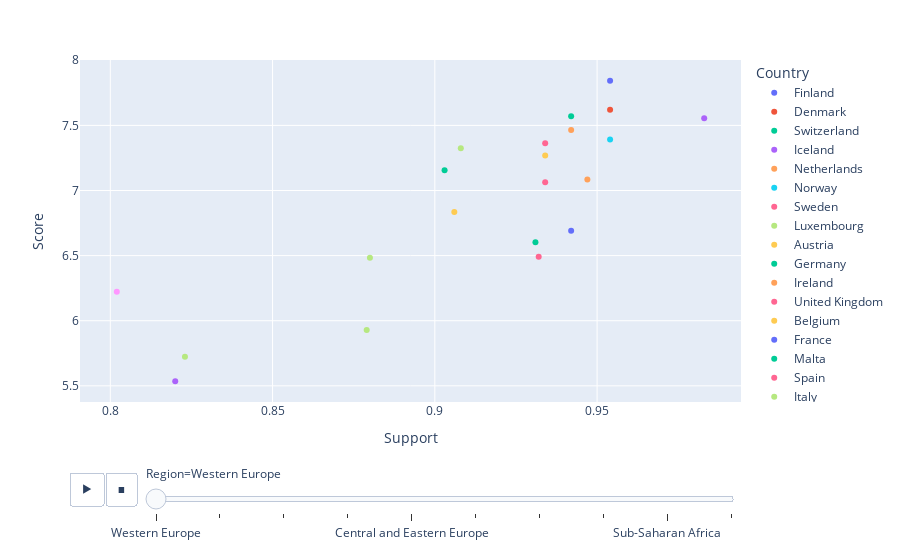

Notebook code for this chart:
### Markdown cell above
### Support vs Score

### Code cell
px.scatter(df, x='Support', y='Score',
           animation_frame='Region',
           animation_group='Country',
           color='Country', hover_name='Country',
           trendline= 'ols')

### Figure 1 — Plotly figure (JSON) as saved in the notebook; plotly's stock layout.template omitted (floating-point values rounded to 4 significant figures)
{"data": [{"hovertemplate": "<b>%{hovertext}</b><br><br>Country=Finland<br>Region=Western Europe<br>Support=%{x}<br>Score=%{y}<extra></extra>", "hovertext": ["Finland"], "ids": ["Finland"], "legendgroup": "Finland", "marker": {"color": "#636efa", "symbol": "circle"}, "mode": "markers", "name": "Finland", "orientation": "v", "showlegend": true, "type": "scatter", "x": [0.954], "xaxis": "x", "y": [7.842], "yaxis": "y"}, {"hovertemplate": "Country=Finland<br>Region=Western Europe<extra></extra>", "legendgroup": "Finland", "marker": {"color": "#636efa", "symbol": "circle"}, "mode": "lines", "name": "Finland", "showlegend": false, "type": "scatter", "xaxis": "x", "yaxis": "y"}, {"hovertemplate": "<b>%{hovertext}</b><br><br>Country=Denmark<br>Region=Western Europe<br>Support=%{x}<br>Score=%{y}<extra></extra>", "hovertext": ["Denmark"], "ids": ["Denmark"], "legendgroup": "Denmark", "marker": {"color": "#EF553B", "symbol": "circle"}, "mode": "markers", "name": "Denmark", "orientation": "v", "showlegend": true, "type": "scatter", "x": [0.954], "xaxis": "x", "y": [7.62], "yaxis": "y"}, {"hovertemplate": "Country=Denmark<br>Region=Western Europe<extra></extra>", "legendgroup": "Denmark", "marker": {"color": "#EF553B", "symbol": "circle"}, "mode": "lines", "name": "Denmark", "showlegend": false, "type": "scatter", "xaxis": "x", "yaxis": "y"}, {"hovertemplate": "<b>%{hovertext}</b><br><br>Country=Switzerland<br>Region=Western Europe<br>Support=%{x}<br>Score=%{y}<extra></extra>", "hovertext": ["Switzerland"], "ids": ["Switzerland"], "legendgroup": "Switzerland", "marker": {"color": "#00cc96", "symbol": "circle"}, "mode": "markers", "name": "Switzerland", "orientation": "v", "showlegend": true, "type": "scatter", "x": [0.942], "xaxis": "x", "y": [7.571], "yaxis": "y"}, {"hovertemplate": "Country=Switzerland<br>Region=Western Europe<extra></extra>", "legendgroup": "Switzerland", "marker": {"color": "#00cc96", "symbol": "circle"}, "mode": "lines", "name": "Switzerland", "showlegend": false, "type": "scatter", "xaxis": "x", "yaxis": "y"}, {"hovertemplate": "<b>%{hovertext}</b><br><br>Country=Iceland<br>Region=Western Europe<br>Support=%{x}<br>Score=%{y}<extra></extra>", "hovertext": ["Iceland"], "ids": ["Iceland"], "legendgroup": "Iceland", "marker": {"color": "#ab63fa", "symbol": "circle"}, "mode": "markers", "name": "Iceland", "orientation": "v", "showlegend": true, "type": "scatter", "x": [0.983], "xaxis": "x", "y": [7.554], "yaxis": "y"}, {"hovertemplate": "Country=Iceland<br>Region=Western Europe<extra></extra>", "legendgroup": "Iceland", "marker": {"color": "#ab63fa", "symbol": "circle"}, "mode": "lines", "name": "Iceland", "showlegend": false, "type": "scatter", "xaxis": "x", "yaxis": "y"}, {"hovertemplate": "<b>%{hovertext}</b><br><br>Country=Netherlands<br>Region=Western Europe<br>Support=%{x}<br>Score=%{y}<extra></extra>", "hovertext": ["Netherlands"], "ids": ["Netherlands"], "legendgroup": "Netherlands", "marker": {"color": "#FFA15A", "symbol": "circle"}, "mode": "markers", "name": "Netherlands", "orientation": "v", "showlegend": true, "type": "scatter", "x": [0.942], "xaxis": "x", "y": [7.464], "yaxis": "y"}, {"hovertemplate": "Country=Netherlands<br>Region=Western Europe<extra></extra>", "legendgroup": "Netherlands", "marker": {"color": "#FFA15A", "symbol": "circle"}, "mode": "lines", "name": "Netherlands", "showlegend": false, "type": "scatter", "xaxis": "x", "yaxis": "y"}, {"hovertemplate": "<b>%{hovertext}</b><br><br>Country=Norway<br>Region=Western Europe<br>Support=%{x}<br>Score=%{y}<extra></extra>", "hovertext": ["Norway"], "ids": ["Norway"], "legendgroup": "Norway", "marker": {"color": "#19d3f3", "symbol": "circle"}, "mode": "markers", "name": "Norway", "orientation": "v", "showlegend": true, "type": "scatter", "x": [0.954], "xaxis": "x", "y": [7.392], "yaxis": "y"}, {"hovertemplate": "Country=Norway<br>Region=Western Europe<extra></extra>", "legendgroup": "Norway", "marker": {"color": "#19d3f3", "symbol": "circle"}, "mode": "lines", "name": "Norway", "showlegend": false, "type": "scatter", "xaxis": "x", "yaxis": "y"}, {"hovertemplate": "<b>%{hovertext}</b><br><br>Country=Sweden<br>Region=Western Europe<br>Support=%{x}<br>Score=%{y}<extra></extra>", "hovertext": ["Sweden"], "ids": ["Sweden"], "legendgroup": "Sweden", "marker": {"color": "#FF6692", "symbol": "circle"}, "mode": "markers", "name": "Sweden", "orientation": "v", "showlegend": true, "type": "scatter", "x": [0.934], "xaxis": "x", "y": [7.363], "yaxis": "y"}, {"hovertemplate": "Country=Sweden<br>Region=Western Europe<extra></extra>", "legendgroup": "Sweden", "marker": {"color": "#FF6692", "symbol": "circle"}, "mode": "lines", "name": "Sweden", "showlegend": false, "type": "scatter", "xaxis": "x", "yaxis": "y"}, {"hovertemplate": "<b>%{hovertext}</b><br><br>Country=Luxembourg<br>Region=Western Europe<br>Support=%{x}<br>Score=%{y}<extra></extra>", "hovertext": ["Luxembourg"], "ids": ["Luxembourg"], "legendgroup": "Luxembourg", "marker": {"color": "#B6E880", "symbol": "circle"}, "mode": "markers", "name": "Luxembourg", "orientation": "v", "showlegend": true, "type": "scatter", "x": [0.908], "xaxis": "x", "y": [7.324], "yaxis": "y"}, {"hovertemplate": "Country=Luxembourg<br>Region=Western Europe<extra></extra>", "legendgroup": "Luxembourg", "marker": {"color": "#B6E880", "symbol": "circle"}, "mode": "lines", "name": "Luxembourg", "showlegend": false, "type": "scatter", "xaxis": "x", "yaxis": "y"}, {"hovertemplate": "<b>%{hovertext}</b><br><br>Country=Austria<br>Region=Western Europe<br>Support=%{x}<br>Score=%{y}<extra></extra>", "hovertext": ["Austria"], "ids": ["Austria"], "legendgroup": "Austria", "marker": {"color": "#FECB52", "symbol": "circle"}, "mode": "markers", "name": "Austria", "orientation": "v", "showlegend": true, "type": "scatter", "x": [0.934], "xaxis": "x", "y": [7.268], "yaxis": "y"}, {"hovertemplate": "Country=Austria<br>Region=Western Europe<extra></extra>", "legendgroup": "Austria", "marker": {"color": "#FECB52", "symbol": "circle"}, "mode": "lines", "name": "Austria", "showlegend": false, "type": "scatter", "xaxis": "x", "yaxis": "y"}, {"hovertemplate": "<b>%{hovertext}</b><br><br>Country=Germany<br>Region=Western Europe<br>Support=%{x}<br>Score=%{y}<extra></extra>", "hovertext": ["Germany"], "ids": ["Germany"], "legendgroup": "Germany", "marker": {"color": "#00cc96", "symbol": "circle"}, "mode": "markers", "name": "Germany", "orientation": "v", "showlegend": true, "type": "scatter", "x": [0.903], "xaxis": "x", "y": [7.155], "yaxis": "y"}, {"hovertemplate": "Country=Germany<br>Region=Western Europe<extra></extra>", "legendgroup": "Germany", "marker": {"color": "#00cc96", "symbol": "circle"}, "mode": "lines", "name": "Germany", "showlegend": false, "type": "scatter", "xaxis": "x", "yaxis": "y"}, {"hovertemplate": "<b>%{hovertext}</b><br><br>Country=Ireland<br>Region=Western Europe<br>Support=%{x}<br>Score=%{y}<extra></extra>", "hovertext": ["Ireland"], "ids": ["Ireland"], "legendgroup": "Ireland", "marker": {"color": "#FFA15A", "symbol": "circle"}, "mode": "markers", "name": "Ireland", "orientation": "v", "showlegend": true, "type": "scatter", "x": [0.947], "xaxis": "x", "y": [7.085], "yaxis": "y"}, {"hovertemplate": "Country=Ireland<br>Region=Western Europe<extra></extra>", "legendgroup": "Ireland", "marker": {"color": "#FFA15A", "symbol": "circle"}, "mode": "lines", "name": "Ireland", "showlegend": false, "type": "scatter", "xaxis": "x", "yaxis": "y"}, {"hovertemplate": "<b>%{hovertext}</b><br><br>Country=United Kingdom<br>Region=Western Europe<br>Support=%{x}<br>Score=%{y}<extra></extra>", "hovertext": ["United Kingdom"], "ids": ["United Kingdom"], "legendgroup": "United Kingdom", "marker": {"color": "#FF6692", "symbol": "circle"}, "mode": "markers", "name": "United Kingdom", "orientation": "v", "showlegend": true, "type": "scatter", "x": [0.934], "xaxis": "x", "y": [7.064], "yaxis": "y"}, {"hovertemplate": "Country=United Kingdom<br>Region=Western Europe<extra></extra>", "legendgroup": "United Kingdom", "marker": {"color": "#FF6692", "symbol": "circle"}, "mode": "lines", "name": "United Kingdom", "showlegend": false, "type": "scatter", "xaxis": "x", "yaxis": "y"}, {"hovertemplate": "<b>%{hovertext}</b><br><br>Country=Belgium<br>Region=Western Europe<br>Support=%{x}<br>Score=%{y}<extra></extra>", "hovertext": ["Belgium"], "ids": ["Belgium"], "legendgroup": "Belgium", "marker": {"color": "#FECB52", "symbol": "circle"}, "mode": "markers", "name": "Belgium", "orientation": "v", "showlegend": true, "type": "scatter", "x": [0.906], "xaxis": "x", "y": [6.834], "yaxis": "y"}, {"hovertemplate": "Country=Belgium<br>Region=Western Europe<extra></extra>", "legendgroup": "Belgium", "marker": {"color": "#FECB52", "symbol": "circle"}, "mode": "lines", "name": "Belgium", "showlegend": false, "type": "scatter", "xaxis": "x", "yaxis": "y"}, {"hovertemplate": "<b>%{hovertext}</b><br><br>Country=France<br>Region=Western Europe<br>Support=%{x}<br>Score=%{y}<extra></extra>", "hovertext": ["France"], "ids": ["France"], "legendgroup": "France", "marker": {"color": "#636efa", "symbol": "circle"}, "mode": "markers", "name": "France", "orientation": "v", "showlegend": true, "type": "scatter", "x": [0.942], "xaxis": "x", "y": [6.69], "yaxis": "y"}, {"hovertemplate": "Country=France<br>Region=Western Europe<extra></extra>", "legendgroup": "France", "marker": {"color": "#636efa", "symbol": "circle"}, "mode": "lines", "name": "France", "showlegend": false, "type": "scatter", "xaxis": "x", "yaxis": "y"}, {"hovertemplate": "<b>%{hovertext}</b><br><br>Country=Malta<br>Region=Western Europe<br>Support=%{x}<br>Score=%{y}<extra></extra>", "hovertext": ["Malta"], "ids": ["Malta"], "legendgroup": "Malta", "marker": {"color": "#00cc96", "symbol": "circle"}, "mode": "markers", "name": "Malta", "orientation": "v", "showlegend": true, "type": "scatter", "x": [0.931], "xaxis": "x", "y": [6.602], "yaxis": "y"}, {"hovertemplate": "Country=Malta<br>Region=Western Europe<extra></extra>", "legendgroup": "Malta", "marker": {"color": "#00cc96", "symbol": "circle"}, "mode": "lines", "name": "Malta", "showlegend": false, "type": "scatter", "xaxis": "x", "yaxis": "y"}, {"hovertemplate": "<b>%{hovertext}</b><br><br>Country=Spain<br>Region=Western Europe<br>Support=%{x}<br>Score=%{y}<extra></extra>", "hovertext": ["Spain"], "ids": ["Spain"], "legendgroup": "Spain", "marker": {"color": "#FF6692", "symbol": "circle"}, "mode": "markers", "name": "Spain", "orientation": "v", "showlegend": true, "type": "scatter", "x": [0.932], "xaxis": "x", "y": [6.491], "yaxis": "y"}, {"hovertemplate": "Country=Spain<br>Region=Western Europe<extra></extra>", "legendgroup": "Spain", "marker": {"color": "#FF6692", "symbol": "circle"}, "mode": "lines", "name": "Spain", "showlegend": false, "type": "scatter", "xaxis": "x", "yaxis": "y"}, {"hovertemplate": "<b>%{hovertext}</b><br><br>Country=Italy<br>Region=Western Europe<br>Support=%{x}<br>Score=%{y}<extra></extra>", "hovertext": ["Italy"], "ids": ["Italy"], "legendgroup": "Italy", "marker": {"color": "#B6E880", "symbol": "circle"}, "mode": "markers", "name": "Italy", "orientation": "v", "showlegend": true, "type": "scatter", "x": [0.88], "xaxis": "x", "y": [6.483], "yaxis": "y"}, {"hovertemplate": "Country=Italy<br>Region=Western Europe<extra></extra>", "legendgroup": "Italy", "marker": {"color": "#B6E880", "symbol": "circle"}, "mode": "lines", "name": "Italy", "showlegend": false, "type": "scatter", "xaxis": "x", "yaxis": "y"}, {"hovertemplate": "<b>%{hovertext}</b><br><br>Country=Cyprus<br>Region=Western Europe<br>Support=%{x}<br>Score=%{y}<extra></extra>", "hovertext": ["Cyprus"], "ids": ["Cyprus"], "legendgroup": "Cyprus", "marker": {"color": "#FF97FF", "symbol": "circle"}, "mode": "markers", "name": "Cyprus", "orientation": "v", "showlegend": true, "type": "scatter", "x": [0.802], "xaxis": "x", "y": [6.223], "yaxis": "y"}, {"hovertemplate": "Country=Cyprus<br>Region=Western Europe<extra></extra>", "legendgroup": "Cyprus", "marker": {"color": "#FF97FF", "symbol": "circle"}, "mode": "lines", "name": "Cyprus", "showlegend": false, "type": "scatter", "xaxis": "x", "yaxis": "y"}, {"hovertemplate": "<b>%{hovertext}</b><br><br>Country=Portugal<br>Region=Western Europe<br>Support=%{x}<br>Score=%{y}<extra></extra>", "hovertext": ["Portugal"], "ids": ["Portugal"], "legendgroup": "Portugal", "marker": {"color": "#B6E880", "symbol": "circle"}, "mode": "markers", "name": "Portugal", "orientation": "v", "showlegend": true, "type": "scatter", "x": [0.879], "xaxis": "x", "y": [5.929], "yaxis": "y"}, {"hovertemplate": "Country=Portugal<br>Region=Western Europe<extra></extra>", "legendgroup": "Portugal", "marker": {"color": "#B6E880", "symbol": "circle"}, "mode": "lines", "name": "Portugal", "showlegend": false, "type": "scatter", "xaxis": "x", "yaxis": "y"}, {"hovertemplate": "<b>%{hovertext}</b><br><br>Country=Greece<br>Region=Western Europe<br>Support=%{x}<br>Score=%{y}<extra></extra>", "hovertext": ["Greece"], "ids": ["Greece"], "legendgroup": "Greece", "marker": {"color": "#B6E880", "symbol": "circle"}, "mode": "markers", "name": "Greece", "orientation": "v", "showlegend": true, "type": "scatter", "x": [0.823], "xaxis": "x", "y": [5.723], "yaxis": "y"}, {"hovertemplate": "Country=Greece<br>Region=Western Europe<extra></extra>", "legendgroup": "Greece", "marker": {"color": "#B6E880", "symbol": "circle"}, "mode": "lines", "name": "Greece", "showlegend": false, "type": "scatter", "xaxis": "x", "yaxis": "y"}, {"hovertemplate": "<b>%{hovertext}</b><br><br>Country=North Cyprus<br>Region=Western Europe<br>Support=%{x}<br>Score=%{y}<extra></extra>", "hovertext": ["North Cyprus"], "ids": ["North Cyprus"], "legendgroup": "North Cyprus", "marker": {"color": "#ab63fa", "symbol": "circle"}, "mode": "markers", "name": "North Cyprus", "orientation": "v", "showlegend": true, "type": "scatter", "x": [0.82], "xaxis": "x", "y": [5.536], "yaxis": "y"}, {"hovertemplate": "Country=North Cyprus<br>Region=Western Europe<extra></extra>", "legendgroup": "North Cyprus", "marker": {"color": "#ab63fa", "symbol": "circle"}, "mode": "lines", "name": "North Cyprus", "showlegend": false, "type": "scatter", "xaxis": "x", "yaxis": "y"}], "layout": {"legend": {"title": {"text": "Country"}, "tracegroupgap": 0}, "margin": {"t": 60}, "sliders": [{"active": 0, "currentvalue": {"prefix": "Region="}, "len": 0.9, "pad": {"b": 10, "t": 60}, "steps": [{"args": [["Western Europe"], {"frame": {"duration": 0, "redraw": false}, "fromcurrent": true, "mode": "immediate", "transition": {"duration": 0, "easing": "linear"}}], "label": "Western Europe", "method": "animate"}, {"args": [["North America and ANZ"], {"frame": {"duration": 0, "redraw": false}, "fromcurrent": true, "mode": "immediate", "transition": {"duration": 0, "easing": "linear"}}], "label": "North America and ANZ", "method": "animate"}, {"args": [["Middle East and North Africa"], {"frame": {"duration": 0, "redraw": false}, "fromcurrent": true, "mode": "immediate", "transition": {"duration": 0, "easing": "linear"}}], "label": "Middle East and North Africa", "method": "animate"}, {"args": [["Latin America and Caribbean"], {"frame": {"duration": 0, "redraw": false}, "fromcurrent": true, "mode": "immediate", "transition": {"duration": 0, "easing": "linear"}}], "label": "Latin America and Caribbean", "method": "animate"}, {"args": [["Central and Eastern Europe"], {"frame": {"duration": 0, "redraw": false}, "fromcurrent": true, "mode": "immediate", "transition": {"duration": 0, "easing": "linear"}}], "label": "Central and Eastern Europe", "method": "animate"}, {"args": [["East Asia"], {"frame": {"duration": 0, "redraw": false}, "fromcurrent": true, "mode": "immediate", "transition": {"duration": 0, "easing": "linear"}}], "label": "East Asia", "method": "animate"}, {"args": [["Southeast Asia"], {"frame": {"duration": 0, "redraw": false}, "fromcurrent": true, "mode": "immediate", "transition": {"duration": 0, "easing": "linear"}}], "label": "Southeast Asia", "method": "animate"}, {"args": [["Commonwealth of Independent States"], {"frame": {"duration": 0, "redraw": false}, "fromcurrent": true, "mode": "immediate", "transition": {"duration": 0, "easing": "linear"}}], "label": "Commonwealth of Independent States", "method": "animate"}, {"args": [["Sub-Saharan Africa"], {"frame": {"duration": 0, "redraw": false}, "fromcurrent": true, "mode": "immediate", "transition": {"duration": 0, "easing": "linear"}}], "label": "Sub-Saharan Africa", "method": "animate"}, {"args": [["South Asia"], {"frame": {"duration": 0, "redraw": false}, "fromcurrent": true, "mode": "immediate", "transition": {"duration": 0, "easing": "linear"}}], "label": "South Asia", "method": "animate"}], "x": 0.1, "xanchor": "left", "y": 0, "yanchor": "top"}], "updatemenus": [{"buttons": [{"args": [null, {"frame": {"duration": 500, "redraw": false}, "fromcurrent": true, "mode": "immediate", "transition": {"duration": 500, "easing": "linear"}}], "label": "&#9654;", "method": "animate"}, {"args": [[null], {"frame": {"duration": 0, "redraw": false}, "fromcurrent": true, "mode": "immediate", "transition": {"duration": 0, "easing": "linear"}}], "label": "&#9724;", "method": "animate"}], "direction": "left", "pad": {"r": 10, "t": 70}, "showactive": false, "type": "buttons", "x": 0.1, "xanchor": "right", "y": 0, "yanchor": "top"}], "xaxis": {"anchor": "y", "domain": [0, 1], "title": {"text": "Support"}}, "yaxis": {"anchor": "x", "domain": [0, 1], "title": {"text": "Score"}}}}
